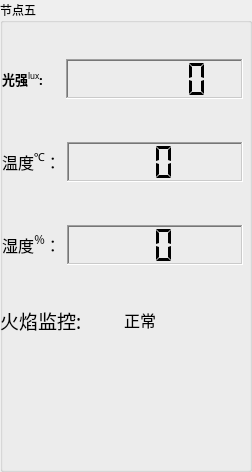
      <widget class="QGroupBox" name="groupBox_6">
       <property name="font">
        <font>
         <family>楷体_GB2312</family>
         <pointsize>9</pointsize>
         <weight>50</weight>
         <bold>false</bold>
        </font>
       </property>
       <property name="autoFillBackground">
        <bool>false</bool>
       </property>
       <property name="title">
        <string>节点五</string>
       </property>
       <property name="flat">
        <bool>true</bool>
       </property>
       <widget class="QPushButton" name="pushButton_light_fire_511">
        <property name="geometry">
         <rect>
          <x>-20</x>
          <y>340</y>
          <width>131</width>
          <height>111</height>
         </rect>
        </property>
        <property name="styleSheet">
         <string notr="true">background-image:url(:/images/08269450168fad5206c222副本.png)</string>
        </property>
        <property name="locale">
         <locale language="English" country="UnitedStatesMinorOutlyingIslands"/>
        </property>
        <property name="text">
         <string/>
        </property>
        <property name="flat">
         <bool>true</bool>
        </property>
       </widget>
       <widget class="QPushButton" name="pushButton_light_fire_521">
        <property name="geometry">
         <rect>
          <x>110</x>
          <y>340</y>
          <width>131</width>
          <height>111</height>
         </rect>
        </property>
        <property name="styleSheet">
         <string notr="true">background-image:url(:/images/08269450168fad5206c222副本.png)</string>
        </property>
        <property name="locale">
         <locale language="English" country="UnitedStatesMinorOutlyingIslands"/>
        </property>
        <property name="text">
         <string/>
        </property>
        <property name="flat">
         <bool>true</bool>
        </property>
       </widget>
       <widget class="QWidget" name="layoutWidget_9">
        <property name="geometry">
         <rect>
          <x>0</x>
          <y>300</y>
          <width>241</width>
          <height>41</height>
         </rect>
        </property>
        <layout class="QHBoxLayout" name="horizontalLayout_26">
         <item>
          <widget class="QLabel" name="Label_Fire_5">
           <property name="sizePolicy">
            <sizepolicy hsizetype="Minimum" vsizetype="MinimumExpanding">
             <horstretch>0</horstretch>
             <verstretch>0</verstretch>
            </sizepolicy>
           </property>
           <property name="maximumSize">
            <size>
             <width>200</width>
             <height>50</height>
            </size>
           </property>
           <property name="font">
            <font>
             <family>楷体</family>
             <pointsize>12</pointsize>
             <weight>50</weight>
             <bold>false</bold>
             <underline>false</underline>
            </font>
           </property>
           <property name="text">
            <string>&lt;html&gt;&lt;head/&gt;&lt;body&gt;&lt;p&gt;&lt;span style=&quot; font-size:14pt;&quot;&gt;火焰监控:&lt;/span&gt;&lt;/p&gt;&lt;/body&gt;&lt;/html&gt;</string>
           </property>
          </widget>
         </item>
         <item>
          <widget class="QLabel" name="Label_FireResult_5">
           <property name="sizePolicy">
            <sizepolicy hsizetype="Maximum" vsizetype="Maximum">
             <horstretch>0</horstretch>
             <verstretch>0</verstretch>
            </sizepolicy>
           </property>
           <property name="maximumSize">
            <size>
             <width>200</width>
             <height>50</height>
            </size>
           </property>
           <property name="font">
            <font>
             <family>楷体</family>
             <pointsize>12</pointsize>
             <weight>50</weight>
             <bold>false</bold>
             <underline>false</underline>
            </font>
           </property>
           <property name="text">
            <string>&lt;html&gt;&lt;head/&gt;&lt;body&gt;&lt;p&gt; 正常 &lt;/p&gt;&lt;/body&gt;&lt;/html&gt;</string>
           </property>
          </widget>
         </item>
        </layout>
       </widget>
       <widget class="QWidget" name="layoutWidget_8">
        <property name="geometry">
         <rect>
          <x>2</x>
          <y>22</y>
          <width>241</width>
          <height>281</height>
         </rect>
        </property>
        <layout class="QVBoxLayout" name="verticalLayout_6">
         <item>
          <layout class="QHBoxLayout" name="horizontalLayout_17">
           <item>
            <widget class="QLabel" name="Label_Lux_5">
             <property name="sizePolicy">
              <sizepolicy hsizetype="Maximum" vsizetype="Maximum">
               <horstretch>0</horstretch>
               <verstretch>0</verstretch>
              </sizepolicy>
             </property>
             <property name="font">
              <font>
               <family>楷体</family>
               <pointsize>12</pointsize>
               <weight>50</weight>
               <bold>false</bold>
               <underline>false</underline>
              </font>
             </property>
             <property name="text">
              <string>&lt;html&gt;&lt;head/&gt;&lt;body&gt;&lt;p&gt;&lt;span style=&quot; font-size:10pt; font-weight:600;&quot;&gt;光强&lt;/span&gt;&lt;span style=&quot; font-size:10pt; vertical-align:super;&quot;&gt;lux&lt;/span&gt;&lt;span style=&quot; font-size:10pt; font-weight:600;&quot;&gt;:&lt;/span&gt;&lt;/p&gt;&lt;/body&gt;&lt;/html&gt;</string>
             </property>
            </widget>
           </item>
           <item>
            <spacer name="horizontalSpacer_9">
             <property name="orientation">
              <enum>Qt::Horizontal</enum>
             </property>
             <property name="sizeType">
              <enum>QSizePolicy::Ignored</enum>
             </property>
             <property name="sizeHint" stdset="0">
              <size>
               <width>17</width>
               <height>13</height>
              </size>
             </property>
            </spacer>
           </item>
           <item>
            <widget class="QLCDNumber" name="lcdNumber_lux_5">
             <property name="sizePolicy">
              <sizepolicy hsizetype="MinimumExpanding" vsizetype="Maximum">
               <horstretch>0</horstretch>
               <verstretch>0</verstretch>
              </sizepolicy>
             </property>
             <property name="minimumSize">
              <size>
               <width>0</width>
               <height>40</height>
              </size>
             </property>
             <property name="baseSize">
              <size>
               <width>0</width>
               <height>0</height>
              </size>
             </property>
             <property name="font">
              <font>
               <weight>75</weight>
               <bold>true</bold>
              </font>
             </property>
             <property name="cursor">
              <cursorShape>ArrowCursor</cursorShape>
             </property>
             <property name="autoFillBackground">
              <bool>false</bool>
             </property>
             <property name="frameShape">
              <enum>QFrame::WinPanel</enum>
             </property>
             <property name="frameShadow">
              <enum>QFrame::Sunken</enum>
             </property>
             <property name="smallDecimalPoint">
              <bool>true</bool>
             </property>
             <property name="digitCount">
              <number>5</number>
             </property>
             <property name="segmentStyle">
              <enum>QLCDNumber::Flat</enum>
             </property>
            </widget>
           </item>
          </layout>
         </item>
         <item>
          <layout class="QHBoxLayout" name="horizontalLayout_18">
           <item>
            <widget class="QLabel" name="label_Temp_5">
             <property name="sizePolicy">
              <sizepolicy hsizetype="Maximum" vsizetype="Maximum">
               <horstretch>0</horstretch>
               <verstretch>0</verstretch>
              </sizepolicy>
             </property>
             <property name="font">
              <font>
               <family>楷体</family>
               <pointsize>12</pointsize>
               <weight>50</weight>
               <bold>false</bold>
              </font>
             </property>
             <property name="text">
              <string>&lt;html&gt;&lt;head/&gt;&lt;body&gt;&lt;p align=&quot;center&quot;&gt;&lt;span style=&quot; font-weight:400;&quot;&gt;温度&lt;/span&gt;&lt;span style=&quot; font-weight:400; vertical-align:super;&quot;&gt;℃&lt;/span&gt;&lt;span style=&quot; font-weight:400;&quot;&gt;：&lt;/span&gt;&lt;/p&gt;&lt;/body&gt;&lt;/html&gt;</string>
             </property>
            </widget>
           </item>
           <item>
            <widget class="QLCDNumber" name="lcdNumber_Temp_5">
             <property name="sizePolicy">
              <sizepolicy hsizetype="Minimum" vsizetype="Maximum">
               <horstretch>0</horstretch>
               <verstretch>0</verstretch>
              </sizepolicy>
             </property>
             <property name="minimumSize">
              <size>
               <width>10</width>
               <height>40</height>
              </size>
             </property>
             <property name="baseSize">
              <size>
               <width>0</width>
               <height>0</height>
              </size>
             </property>
             <property name="font">
              <font>
               <weight>75</weight>
               <bold>true</bold>
              </font>
             </property>
             <property name="cursor">
              <cursorShape>ArrowCursor</cursorShape>
             </property>
             <property name="autoFillBackground">
              <bool>false</bool>
             </property>
             <property name="frameShape">
              <enum>QFrame::WinPanel</enum>
             </property>
             <property name="frameShadow">
              <enum>QFrame::Sunken</enum>
             </property>
             <property name="smallDecimalPoint">
              <bool>true</bool>
             </property>
             <property name="digitCount">
              <number>2</number>
             </property>
             <property name="segmentStyle">
              <enum>QLCDNumber::Flat</enum>
             </property>
            </widget>
           </item>
          </layout>
         </item>
         <item>
          <layout class="QHBoxLayout" name="horizontalLayout_19">
           <item>
            <widget class="QLabel" name="label_Humidity_5">
             <property name="sizePolicy">
              <sizepolicy hsizetype="Maximum" vsizetype="Maximum">
               <horstretch>0</horstretch>
               <verstretch>0</verstretch>
              </sizepolicy>
             </property>
             <property name="font">
              <font>
               <family>楷体</family>
               <pointsize>12</pointsize>
               <weight>50</weight>
               <bold>false</bold>
              </font>
             </property>
             <property name="text">
              <string>&lt;html&gt;&lt;head/&gt;&lt;body&gt;&lt;p align=&quot;center&quot;&gt;&lt;span style=&quot; font-weight:400;&quot;&gt;湿度&lt;/span&gt;&lt;span style=&quot; font-weight:400; vertical-align:super;&quot;&gt;％&lt;/span&gt;&lt;span style=&quot; font-weight:400;&quot;&gt;：&lt;/span&gt;&lt;/p&gt;&lt;/body&gt;&lt;/html&gt;</string>
             </property>
            </widget>
           </item>
           <item>
            <widget class="QLCDNumber" name="lcdNumber_Humidity_5">
             <property name="sizePolicy">
              <sizepolicy hsizetype="Preferred" vsizetype="Maximum">
               <horstretch>0</horstretch>
               <verstretch>0</verstretch>
              </sizepolicy>
             </property>
             <property name="minimumSize">
              <size>
               <width>0</width>
               <height>40</height>
              </size>
             </property>
             <property name="baseSize">
              <size>
               <width>0</width>
               <height>0</height>
              </size>
             </property>
             <property name="font">
              <font>
               <weight>75</weight>
               <bold>true</bold>
              </font>
             </property>
             <property name="cursor">
              <cursorShape>ArrowCursor</cursorShape>
             </property>
             <property name="autoFillBackground">
              <bool>false</bool>
             </property>
             <property name="frameShape">
              <enum>QFrame::WinPanel</enum>
             </property>
             <property name="frameShadow">
              <enum>QFrame::Sunken</enum>
             </property>
             <property name="smallDecimalPoint">
              <bool>true</bool>
             </property>
             <property name="digitCount">
              <number>2</number>
             </property>
             <property name="segmentStyle">
              <enum>QLCDNumber::Flat</enum>
             </property>
            </widget>
           </item>
          </layout>
         </item>
        </layout>
       </widget>
       <widget class="QPushButton" name="pushButton_light_fire_510">
        <property name="geometry">
         <rect>
          <x>-20</x>
          <y>342</y>
          <width>131</width>
          <height>121</height>
         </rect>
        </property>
        <property name="styleSheet">
         <string notr="true">background-image:url(:/images/08269450168fad5206c副本.png)</string>
        </property>
        <property name="locale">
         <locale language="English" country="UnitedStatesMinorOutlyingIslands"/>
        </property>
        <property name="text">
         <string/>
        </property>
        <property name="flat">
         <bool>true</bool>
        </property>
       </widget>
       <widget class="QPushButton" name="pushButton_light_fire_520">
        <property name="geometry">
         <rect>
          <x>110</x>
          <y>342</y>
          <width>131</width>
          <height>121</height>
         </rect>
        </property>
        <property name="styleSheet">
         <string notr="true">background-image:url(:/images/08269450168fad5206c副本.png)</string>
        </property>
        <property name="locale">
         <locale language="English" country="UnitedStatesMinorOutlyingIslands"/>
        </property>
        <property name="text">
         <string/>
        </property>
        <property name="flat">
         <bool>true</bool>
        </property>
       </widget>
      </widget>
